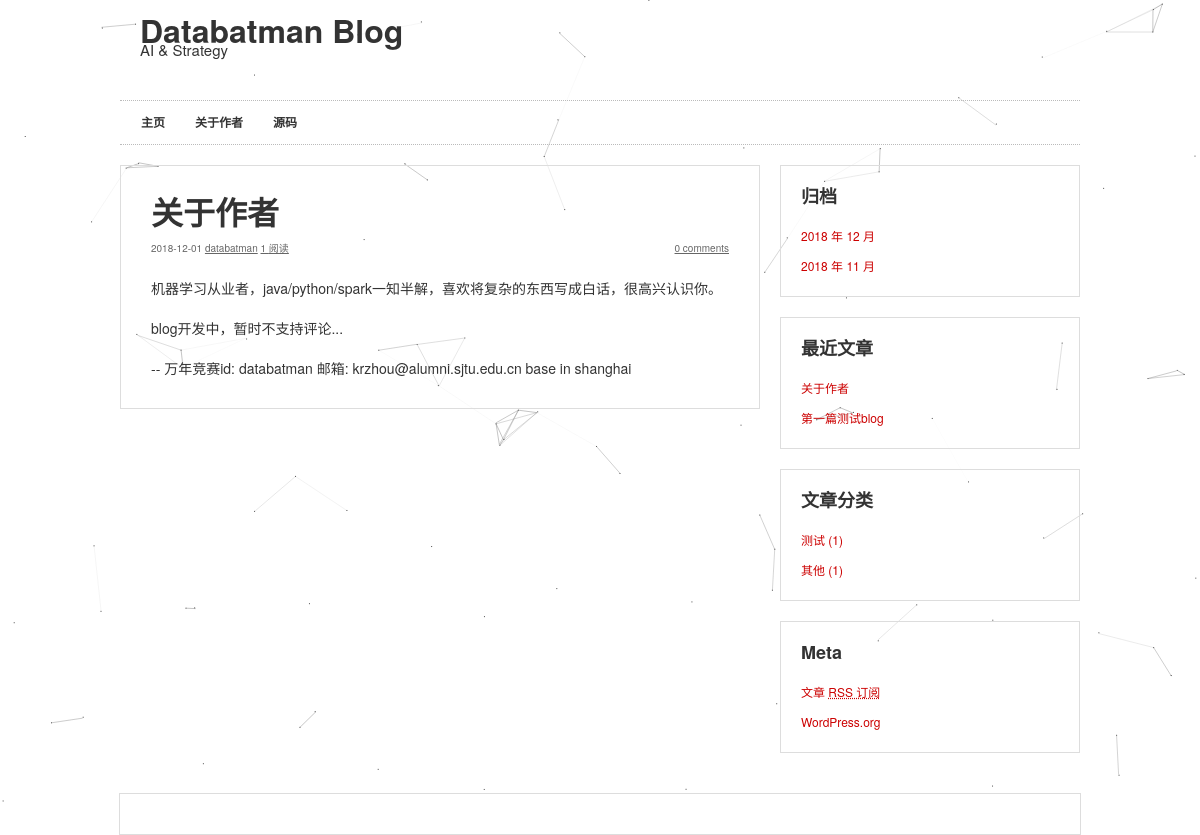
The app's page /post/2/ with its own data.
### article/models.py (models this page shows, shortened)
@python_2_unicode_compatible
class Post(models.Model):
    title = models.CharField(max_length=70)
    body = models.TextField()
    created_time = models.DateTimeField()
    modified_time = models.DateTimeField()
    excerpt = models.CharField(max_length=200, blank=True)
    views = models.PositiveIntegerField(default=0)
    category = models.ForeignKey(Category)
    tags = models.ManyToManyField(Tag, blank=True)
    author = models.ForeignKey(User)
    def get_absolute_url(self):
        return reverse('article:detail', kwargs={'pk': self.pk})
    class Meta:
        ordering = ['-created_time']
    def increase_views(self):
        self.views += 1
        self.save(update_fields=['views'])
    def save(self, *args, **kwargs):
        if not self.excerpt:
            md = markdown.Markdown(extensions=[
                'markdown.extensions.extra',
                'markdown.extensions.codehilite',
            ])
            self.excerpt = strip_tags(md.convert(self.body))[:54]
        super(Post, self).save(*args, **kwargs)

@python_2_unicode_compatible
class Category(models.Model):
    name = models.CharField(max_length=100)

### article/views.py (the view)
# urls.py: url(r'^post/(?P<pk>[0-9]+)/$', views.PostDetailView.as_view(), name='detail'),
class PostDetailView(DetailView):
    model = Post
    template_name = 'article/detail.html'
    context_object_name = 'post'
    def get(self, request, *args, **kwargs):
        response = super(PostDetailView, self).get(request, *args, **kwargs)
        self.object.increase_views()
        return response
    def get_object(self, queryset=None):
        post = super(PostDetailView, self).get_object(queryset=None)
        md = markdown.Markdown(extensions=[
            'markdown.extensions.extra',
            'markdown.extensions.codehilite',
            TocExtension(slugify=slugify),
        ])
        post.body = md.convert(post.body)
        post.toc = md.toc
        return post

### article/templatetags/blog_tags.py (called while the page is built)
@register.simple_tag
def get_recent_posts(num=5):
    return Post.objects.all()[:num]

@register.simple_tag
def archives():
    return Post.objects.dates('created_time', 'month', order='DESC')

@register.simple_tag
def get_categories():
    return Category.objects.annotate(num_posts=Count('post')).filter(num_posts__gt=0)

### templates/article/detail.html (shortened to what this page needs)
{% extends 'home.html' %}
{% block main %}
      <div id="main" class="col-left">
                    <div id="post-{{ post.pk }}" class="post-{{ post.pk }} post type-post status-publish format-standard hentry">
                        <div class="post-content">
                            <div class="post-title">
                                <h1>
                                    <a href="{{ post.get_absolute_url }}" rel="bookmark" title="Permanent Link to {{ post.title }}">{{ post.title }}</a></h1>
                            </div>
                            <div class="post-meta">
                                <span class="post-meta-info">{{ post.created_time|date:"Y-m-d" }}
                                    <a href="#" title="由 {{ post.author }} 发布" rel="author">{{ post.author }}</a>
                                    <a href="{% url 'article:category' post.category.pk %}" title="查看 {{ post.category.name }} 中的全部文章" rel="category tag">{{ post.category.name|date:"Y-m-d" }}</a></span>
                                <span class="post-meta-comments">
                                    <a href="#" title="《{{ post.title }}》上的评论">0 comments</a></span>
                                <span class="views-count"><a href="{{ post.get_absolute_url }}">{{ post.views }} 阅读</a></span>
                            </div>
                            <div class="post-entry">
                                {{ post.body|safe }}
                            </div>
                        </div>
                        </div>
                </div>
{% endblock main %}

### templates/home.html (shortened to what this page needs)
{% load staticfiles %}
{% load blog_tags %}
<!DOCTYPE html PUBLIC "-//W3C//DTD XHTML 1.0 Transitional//EN" "http://www.w3.org/TR/xhtml1/DTD/xhtml1-transitional.dtd">
<html xmlns="http://www.w3.org/1999/xhtml" dir="ltr" lang="zh-CN">
    <head profile="http://gmpg.org/xfn/11">
        <link rel="stylesheet" type="text/css" media="screen, projection" href="{% static 'css/style.css' %}">
        <link rel="stylesheet" type="text/css" media="screen, projection" href="{% static 'css/custom.css' %}">
        <link rel="stylesheet" id="colorbox-css" href="{% static 'css/colorbox.css' %}" type="text/css" media="all">
        <link rel="stylesheet" id="codebox-css" href="{% static 'css/codebox.css' %}" type="text/css" media="screen">
    <body class="home blog">
        <div id="container">
            <div id="header" class="col-full">
                <div id="logo">
                    <h1>
                        <a href="{% url 'article:index' %}" title="Databatman Blog - AI & Strategy">Databatman Blog</a></h1>
                    <p class="description">AI & Strategy</p></div>
            </div>
            <div>
                <div id="sec-nav" class="col-full">
                    <ul class="nav">
                        <li class="current_page_item">
                            <a href="{% url 'article:index' %}" title="Databatman Blog">主页</a></li>
                        <li class="page_item page-item-2">
                            <a href="{% url 'article:about' %}">关于作者</a></li>
                         <li class="page_item page-item-3">
                            <a href="#">源码</a></li>
                    </ul>
                </div>
            </div>
            <div id="content" class="col-full">
                {% block main %}
                {% endblock main %}
                <div id="sidebar" class="col-right">
                    <div id="archives-4" class="widget widget_archives">
                        <h2 class="widgettitle">归档</h2>
                        <div class="widgetcontent">
                            {% archives as date_list %}
                            <ul>
                                {% for date in date_list %}
                                <li>
                                    <a href="{% url 'article:archives' date.year date.month %}">{{ date.year }}
                                        年 {{ date.month }} 月</a>
                                </li>
                                {% empty %}
                                    暂无归档！
                                {% endfor %}
                            </ul>
                        </div>
                        </div>
                    <div id="recent-posts-4" class="widget widget_recent_entries">
                        <h2 class="widgettitle">最近文章</h2>
                        <div class="widgetcontent">
                            {% get_recent_posts as recent_post_list %}
                            <ul>
                                {% for post in recent_post_list %}
                                    <li>
                                        <a href="{{ post.get_absolute_url }}">{{ post.title }}</a>
                                    </li>
                                {% empty %}
                                    暂无文章！
                                {% endfor %}
                            </ul>
                        </div>
                        </div>
                    <div id="categories-3" class="widget widget_categories">
                        <h2 class="widgettitle">文章分类</h2>
                        <div class="widgetcontent">
                           {% get_categories as category_list %}
                            <ul>
                                {% for category in category_list %}
                                    <li>
                                        <a href="{% url 'article:category' category.pk %}">{{ category.name }} <span
                                                class="post-count">({{ category.num_posts }})</span></a>
                                    </li>
                                {% empty %}
                                    暂无分类！
                                {% endfor %}
                            </ul>
                        </div>
                        </div>
                    <div id="meta-4" class="widget widget_meta">
                        <h2 class="widgettitle">Meta</h2>
                        <div class="widgetcontent">
                            <ul>
                                <li>
                                    <a href="{% url 'article:rss' %}" title="使用 RSS 2.0 订阅本站点内容">文章
                                        <abbr title="Really Simple Syndication"> RSS 订阅</abbr></a>
                                </li>
                                <li>
                                    <a href="http://cn.wordpress.org/" title="基于 WordPress，一个优美、先进的个人信息发布平台。">WordPress.org</a></li>
                            </ul>
                        </div>
                        </div>
                </div>
            </div>
            <div id="footer" class="col-full">
            </div>
        </div>
    <canvas id="c_n18" width="1355" height="969" style="position: fixed; top: 0px; left: 0px; z-index: -1; opacity: 0.7;"></canvas>
    </body>
</html>

### article/static/css/style.css (style rules this page uses)
body,html { height:100% }
html,body,div,span,p,a,applet,object,iframe,font,h1,h2,h3,h4,h5,h6,blockquote,pre,code,img,small,strike,strong,sub,sup,tt,var,b,u,i,center,dl,dt,dd,ol,ul,li,fieldset,form,label,legend,table,tr,th,td,caption,tbody,tfoot,thead,abbr,acronym,address,big,cite,del,dfn,em,img,kbd,q,s,samp { background:transparent;border:0;font-size:100%;margin:0;outline:0;padding:0;vertical-align:baseline }
body { line-height:1 }
ol,ul { list-style:none }
body { background:#fff;color:#333;font:400 14px/20px "Helvetica Neue","Liberation Sans",Arial,Verdana,Helvetica,FreeSans,sans-serif }
h1,h2,h3,h4,h5,h6 { color:#333 }
h1 { font-size:32px }
h2 { font-size:28px }
ul { list-style:none }
li { margin-left:30px }
p,dl,hr,h1,h2,h3,h4,h5,h6,ol,ul,pre,table,address,fieldset { margin-bottom:20px }
a { color:#cc0000;text-decoration:none }
#content { margin:20px auto;min-height:400px;padding:0 }
#main { width:640px }
.col-full { margin:0 auto;width:960px }
.col-left { float:left }
.col-right { float:right }
#header { clear:both }
#logo { float:left;margin:20px 0;width:480px }
#logo h1 { margin:0 0 0 20px }
#logo h1 a,#logo h1 a:hover { color:#333;text-decoration:none }
#logo p.description { font-size:15px;margin-left:20px }
#sec-nav { clear:both;font-size:12px;font-weight:bold;text-transform:uppercase }
#sec-nav { border-top:1px dotted #bbb;border-bottom:1px dotted #bbb }
.nav { display:inline-block;line-height:100%;margin:0;padding:7px 6px 0 }
.nav a { color:#333;display:block;margin:0;padding:8px 10px;text-decoration:none }
.nav li { float:left;list-style:none;margin:0 5px;padding:0 0 8px;position:relative }
.post,div.page { border:1px solid #ddd;margin-bottom:20px;padding:30px 30px 10px 30px }
.post a { text-decoration:underline }
.post-title h1,.post-title h1 a { color:#333;line-height:32px;margin-bottom:10px;text-decoration:none }
.post-meta { color:#666;font-size:10px;margin-bottom:20px }
.post-meta a { color:#666 }
.post-meta-comments { float:right }
#sidebar { overflow:hidden;width:300px }
.widget { border:1px solid #ddd;margin-bottom:20px;padding:20px 0 0 0 }
.widgettitle { font-size:18px;padding:0 20px;margin:0 0 10px 0 }
.widgetcontent { padding:0 10px }
.widget li { margin-left:10px }
.widget ul,.widget_recent_comments ul { padding:0!important }
.widget ul li,.widget_recent_comments ul li { font-size:12px;padding-top:10px }
#footer { border:1px solid #ddd;font-size:10px;margin-bottom:20px;min-height:40px }

### records on screen
Post: title "关于作者", created_time "2018-12-01", author "databatman", views "1", body "机器学习从业者，java/python/spark一知半解，喜欢将复杂的东西写成白话，很高兴认识你。 blog开发中，暂时不支持评论... -- 万年竞赛id: databatman 邮箱: krzhou@alumni.sjtu.edu.cn base in shanghai"
Post: title "第一篇测试blog"
Category: name "测试", num_posts "1"
Category: name "其他", num_posts "1"

### other values on screen
{{ date.year }} "2018" "2018"
{{ date.month }} "12" "11"
